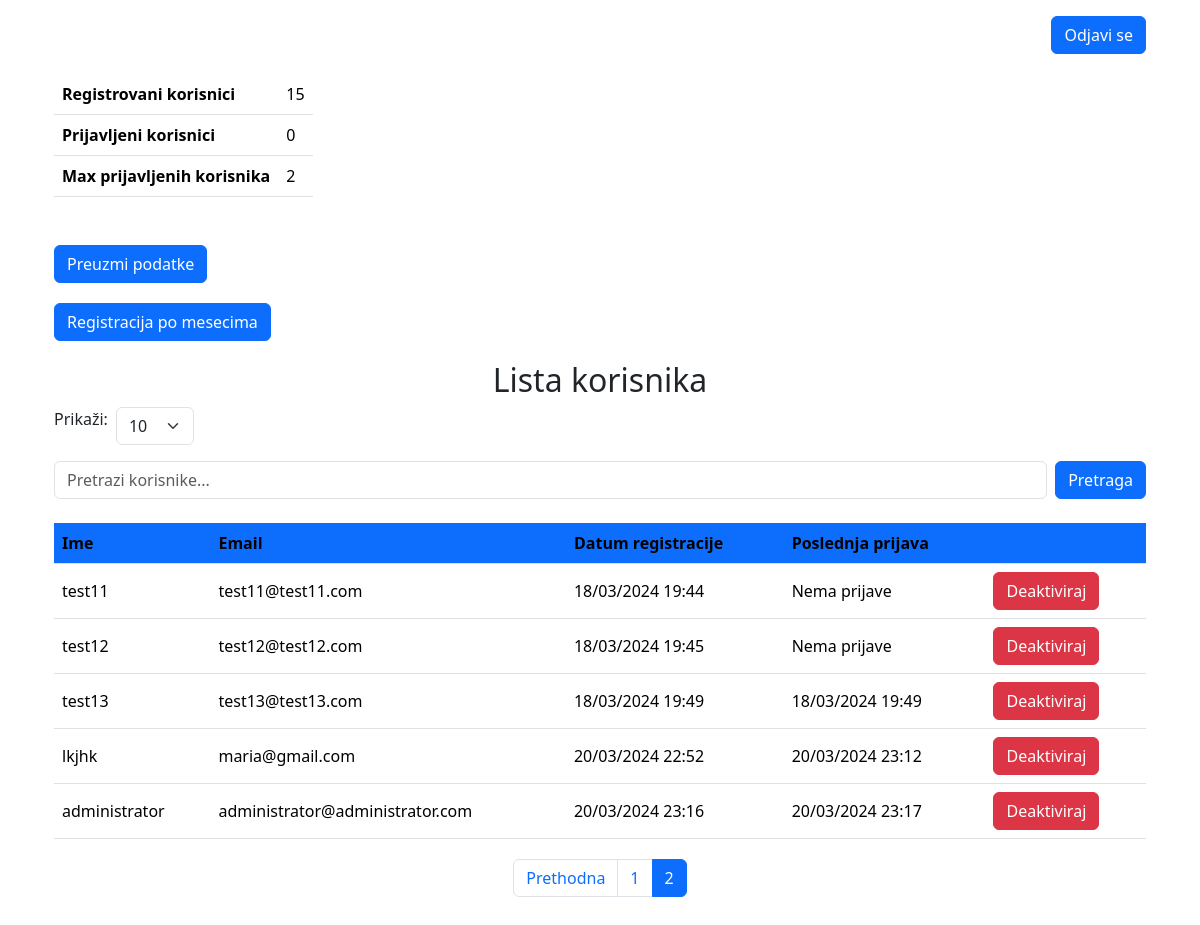
The app's page /administrator.php?page=2 (signed in) with its own data.
### tables this page shows
CREATE TABLE `max_signed_in` (
  `id` int(11) NOT NULL,
  `max_signed_in` int(11) NOT NULL DEFAULT 0
);

CREATE TABLE `user` (
  `id` int(11) NOT NULL,
  `name` varchar(128) NOT NULL,
  `email` varchar(256) NOT NULL,
  `password` varchar(256) NOT NULL,
  `registered_at` datetime NOT NULL DEFAULT current_timestamp(),
  `last_sign_in` datetime DEFAULT NULL,
  `signed_in` tinyint(1) NOT NULL DEFAULT 0,
  `is_active` tinyint(4) NOT NULL DEFAULT 1,
  `cash` decimal(10,2) NOT NULL DEFAULT 10000.00,
  `role_id` int(11) NOT NULL DEFAULT 2
);

### administrator.php (the view, shortened to what this page needs)
<?php
    include "database.php";
    $id = $_SESSION["id"];
    $sql = "SELECT * FROM user WHERE id != :id";
    $stm = $pdo->prepare($sql);
    $stm->bindParam(":id", $id);
    $stm->execute();
    $users = $stm->fetchAll();
    $numOfRegisteredUsers = count($users);
    $sql = "SELECT COUNT(*) AS signed_in_count FROM user WHERE signed_in = 1";
    $stm = $pdo->prepare($sql);
    $stm->execute();
    $signedInCount = $stm->fetch(PDO::FETCH_ASSOC);
    $sql = "SELECT max_signed_in FROM max_signed_in";
    $stm = $pdo->prepare($sql);
    $stm->execute();
    $maxSignedIn = $stm->fetch(PDO::FETCH_ASSOC);
    $records_per_page = isset($_GET['records_per_page']) ? (int)$_GET['records_per_page'] : 10;
    $current_page = isset($_GET['page']) ? (int)$_GET['page'] : 1;
    $offset = ($current_page - 1) * $records_per_page;
    $sql = "SELECT * FROM user WHERE id != :id";
    $sql .= " LIMIT :limit OFFSET :offset";
    $stm = $pdo->prepare($sql);
    $stm->bindParam(":id", $id, PDO::PARAM_INT);
    $stm->bindParam(":limit", $records_per_page, PDO::PARAM_INT);
    $stm->bindParam(":offset", $offset, PDO::PARAM_INT);
    $stm->execute();
    $users = $stm->fetchAll();
    $sql_count = "SELECT COUNT(*) FROM user WHERE id != :id";
    $stm_count = $pdo->prepare($sql_count);
    $stm_count->bindParam(":id", $id, PDO::PARAM_INT);
    $stm_count->execute();
    $total_records = $stm_count->fetchColumn();
    $total_pages = ceil($total_records / $records_per_page);
?>
<!DOCTYPE html>
<html lang="en">
<head>
    <link rel="stylesheet" href="https://cdn.jsdelivr.net/npm/bootstrap@5.3.2/dist/css/bootstrap.min.css">
    <link rel="stylesheet" href="styles/style.css">
</head>
<body>
    <div class="d-grid gap-3">
        <div class="container">
            <div class="container text-end mt-3">
                <a href="logout.php" class="btn btn-primary">Odjavi se</a>
            </div>
            <div class="container mb-5">
                <table class="table w-auto">
                    <tr>
                        <th>Registrovani korisnici</th>
                        <td><?php echo $numOfRegisteredUsers; ?></td>
                    </tr>
                    <tr>
                        <th>Prijavljeni korisnici</th>
                        <td><?php echo $signedInCount["signed_in_count"]; ?></td>
                    </tr>
                    <tr>
                        <th>Max prijavljenih korisnika</th>
                        <td><?php echo $maxSignedIn["max_signed_in"]; ?></td>
                    </tr>
                </table>
            </div>
            <div class="container">
                <form action="download_users.php" method="post">
                    <input type="submit" class="btn btn-primary" value="Preuzmi podatke" name="submit">
                </form>
            </div>
            <div class="container">
                <a href="administrator_graph.php" class="btn btn-primary" target="_blank">Registracija po mesecima</a>
            </div>
            <div class="d-flex justify-content-center align-items-center">
                <h2>Lista korisnika</h2>
            </div>
            <div class="container">
                <form method="get" class="d-flex justify-content-start mb-3">
                    <label for="records_per_page" class="me-2">Prikaži:</label>
                    <select name="records_per_page" id="records_per_page" class="form-select w-auto" onchange="this.form.submit()">
                        <option value="10" <?= $records_per_page == 10 ? 'selected' : '' ?>>10</option>
                    </select>
                </form>
                <form method="get" class="d-flex">
                    <input
                        type="text"
                        name="search"
                        class="form-control me-2"
                        placeholder="Pretrazi korisnike..."
                        value="<?= htmlspecialchars($_GET['search'] ?? '') ?>">
                    <button type="submit" class="btn btn-primary">Pretraga</button>
                </form>
                <br>
                <table class="table table-hover">
                    <thead>
                        <tr>
                            <th class="bg-primary" scope="col">Ime</th>
                            <th class="bg-primary" scope="col">Email</th>
                            <th class="bg-primary" scope="col">Datum registracije</th>
                            <th class="bg-primary" scope="col">Poslednja prijava</th>
                            <th class="bg-primary" scope="col"></th>
                        </tr>
                    </thead>
                    <tbody>
                        <?php
                            foreach ($users as $user) {
                                echo "
                                    <tr>
                                        <td class=align-middle>$user[name]</td>
                                        <td class=align-middle>$user[email]</td>
                                        <td class=align-middle>"; echo date("d/m/Y H:i", strtotime($user['registered_at'])); echo "</td>";
                                        echo "<td class=align-middle>";
                                        if ($user['last_sign_in'] !== NULL) {
                                            echo date("d/m/Y H:i", strtotime($user['last_sign_in']));
                                        } else {
                                            echo "Nema prijave";
                                        }
                                        echo "</td>";
                                        if ($user['is_active'] == 1) {
                                            echo "<td><a class='btn btn-danger' href='activation.php?status=0&id=$user[id]'>Deaktiviraj</a></td>";
                                        } else {
                                            echo "<td><a class='btn btn-success' href='activation.php?status=1&id=$user[id]'>&nbsp;&nbsp;Aktiviraj&nbsp;&nbsp</a></td>";
                                        }
                                echo "</tr>";
                            }
                        ?>
                    </tbody>
                </table>
            </div>
            <div class="container">
            <nav aria-label="Page navigation">
                <ul class="pagination justify-content-center">
                    <?php if ($current_page > 1): ?>
                        <li class="page-item">
                            <a class="page-link" href="?page=<?= $current_page - 1 ?>">Prethodna</a>
                        </li>
                    <?php endif; ?>
                    <?php for ($i = 1; $i <= $total_pages; $i++): ?>
                        <li class="page-item <?= $i == $current_page ? 'active' : '' ?>">
                            <a class="page-link" href="?page=<?= $i ?>"><?= $i ?></a>
                        </li>
                    <?php endfor; ?>
                </ul>
            </nav>
        </div>
        </div>
    </div>
</body>
</html>

### styles/style.css (style rules this page uses)
.container { margin-bottom: 20px; }
.text-end { text-align: end; }

### records on screen
max_signed_in: max_signed_in "2"
user: name "test11", email "test11@test11.com", registered_at "18/03/2024 19:44", shows "Nema prijave"
user: name "test12", email "test12@test12.com", registered_at "18/03/2024 19:45", shows "Nema prijave"
user: name "test13", email "test13@test13.com", registered_at "18/03/2024 19:49", last_sign_in "18/03/2024 19:49"
user: name "lkjhk", email "maria@gmail.com", registered_at "20/03/2024 22:52", last_sign_in "20/03/2024 23:12"
user: name "administrator", email "administrator@administrator.com", registered_at "20/03/2024 23:16", last_sign_in "20/03/2024 23:17"

### other values on screen
$numOfRegisteredUsers "15"
$signedInCount["signed_in_count"] "0"
